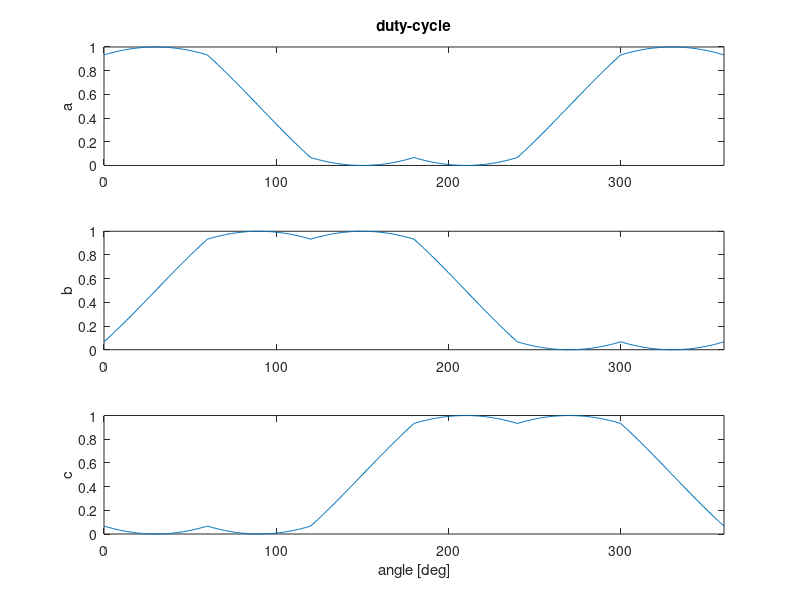
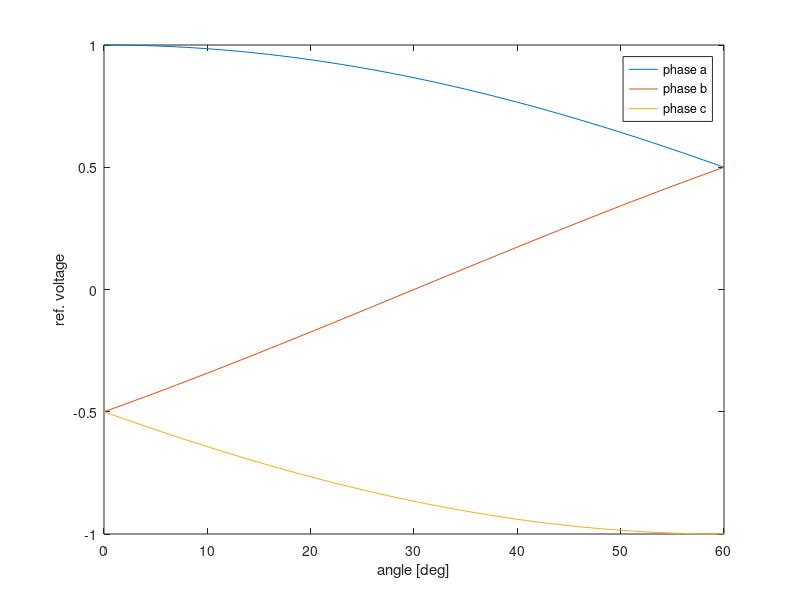

MATLAB code to generate these figures, in order:


Vd = 1100;
deg = 0:1:360;
angle = deg*pi/180;
##angle = 0:2*pi/100:6*pi/3-1e-6;
vmax = Vd/sqrt(3);
vref = vmax;
mi = vref/(Vd/sqrt(3));

vref_A =  vref*cos(angle);
vref_B =  vref*sin(angle);

d0 = zeros(1,length(angle));
d1 = zeros(1,length(angle));
d2 = zeros(1,length(angle));
da = zeros(1,length(angle));
db = zeros(1,length(angle));
dc = zeros(1,length(angle));

for ii = 1:length(angle)

  if angle(ii) < pi/3
    sector = 1;
  elseif angle(ii) < 2*pi/3
    sector = 2;
    angle_sector = angle(ii) - pi/3;
  elseif angle(ii) < 3*pi/3
    sector = 3;
    angle_sector = angle(ii) - pi/3;
  elseif angle(ii) < 4*pi/3
    sector = 4;
  elseif angle(ii) < 5*pi/3
    sector = 5;
  elseif angle(ii) < 6*pi/3
    sector = 6;
  endif

  angle_sector = angle(ii) - (sector-1)*pi/3;

##  angle_sector = mod(angle(ii), pi/3);
%  d2(ii) = sin(angle_sector)*vref/(Vd/sqrt(3));
%  d1(ii) = sqrt(3)/2*cos(angle_sector)*vref/(Vd/sqrt(3)) - d2(ii)/2;
%  d1(ii) = sqrt(3)/2*mi*cos(angle_sector) - d2(ii)/2;
  d1(ii) = mi*sin(pi/3-angle_sector);
  d2(ii) = mi*sin(angle_sector);
  d0(ii) = (1 - d1(ii) - d2(ii))/2;

  if sector == 1
    da(ii) = d0(ii) + d2(ii) + d1(ii);
    db(ii) = d0(ii) + d2(ii);
    dc(ii) = d0(ii);
  elseif sector == 2
    da(ii) = d0(ii) + d1(ii);
    db(ii) = d0(ii) + d1(ii) + d2(ii);
    dc(ii) = d0(ii);
  elseif sector == 3
    da(ii) = d0(ii);
    db(ii) = d0(ii) + d2(ii) + d1(ii);
    dc(ii) = d0(ii) + d2(ii);
  elseif sector == 4
    da(ii) = d0(ii);
    db(ii) = d0(ii) + d1(ii);
    dc(ii) = d0(ii) + d1(ii) + d2(ii);
  elseif sector == 5
    da(ii) = d0(ii) + d2(ii);
    db(ii) = d0(ii);
    dc(ii) = d0(ii) + d1(ii) + d2(ii);
  else ## sector == 6
    da(ii) = d0(ii) + d1(ii) + d2(ii);
    db(ii) = d0(ii);
    dc(ii) = d0(ii) + d1(ii);
  endif
end

##subplot(3,1,1);
##plot(angle,da);
##subplot(3,1,2);
##plot(angle,db);
##subplot(3,1,3);
##plot(angle,dc);


figure;

subplot(3,1,1);
plot(deg,da);
xlim([0 360])
ylabel('a');
title('duty-cycle');

subplot(3,1,2);
plot(deg,db);
xlim([0 360])
ylabel('b');

subplot(3,1,3);
plot(deg,dc);
xlim([0 360])
ylabel('c');
xlabel('angle [deg]');


figure;
deg_60 = (0:1:60);
rad_60 = deg_60*pi/180;
vabc = [cos(rad_60-0*pi/3); cos(rad_60-2*pi/3); cos(rad_60-4*pi/3)];
plot(deg_60,vabc);
ylabel('ref. voltage');
xlabel('angle [deg]');
legend('phase a','phase b','phase c')

##v_svm_1 =  2/sqrt(3)*(vabc(1,:)-0.5*(max(vabc)+min(vabc)));
##plot(deg_60,v_svm_2);

